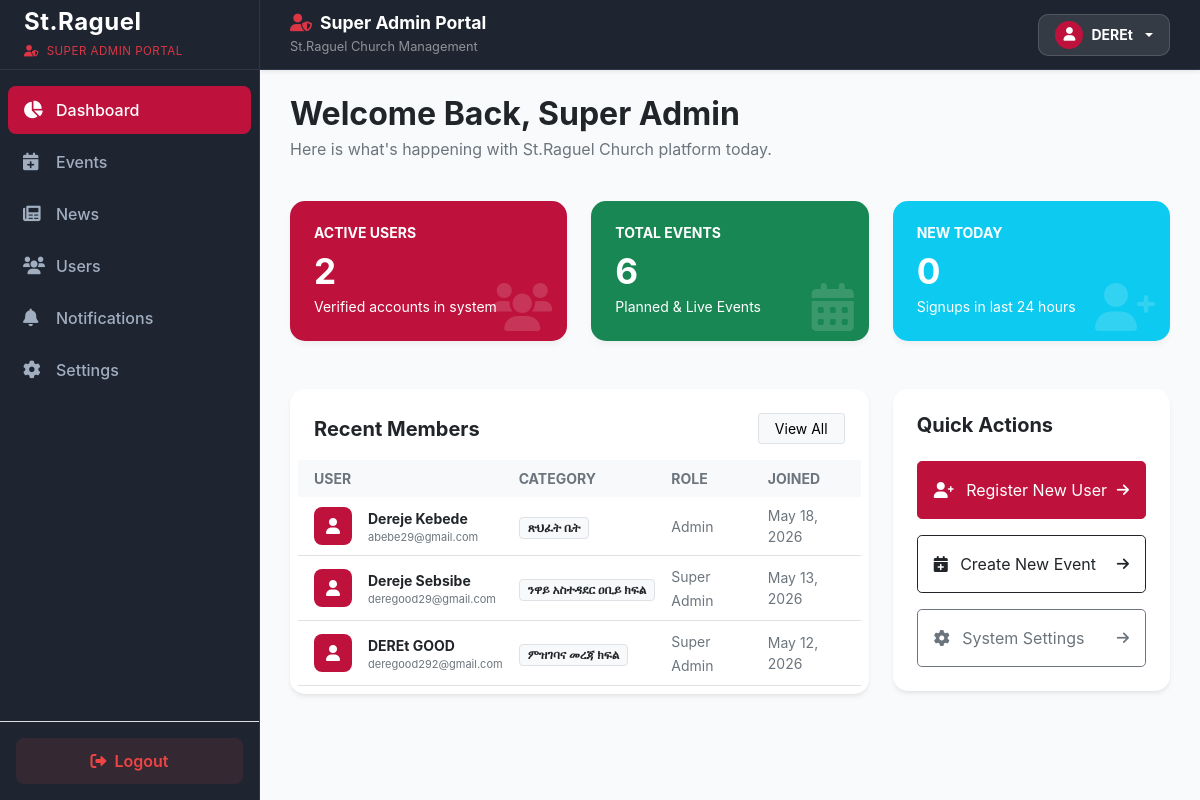
/Super_Admin/admin.php (signed in), run on the app's committed database.
### tables this page shows
CREATE TABLE `users` (
  `id` int(11) NOT NULL,
  `first_name` varchar(50) NOT NULL,
  `last_name` varchar(50) NOT NULL,
  `email` varchar(100) NOT NULL,
  `password` varchar(255) NOT NULL,
  `role` enum('Admin','Editor','Super Admin') DEFAULT 'Admin',
  `photo` varchar(255) DEFAULT 'default_avatar.png',
  `status` enum('active','inactive') DEFAULT 'active',
  `last_seen` datetime DEFAULT NULL,
  `created_at` timestamp NOT NULL DEFAULT current_timestamp(),
  `category` varchar(255) NOT NULL DEFAULT 'None'
);

### Super_Admin/admin.php (the view, shortened to what this page needs)
<?php
include 'include/conn.php';
$user_count_res = mysqli_query($conn, "SELECT COUNT(*) as total FROM users WHERE status = 'active'");
$total_users = mysqli_fetch_assoc($user_count_res)['total'];
$event_count_res = mysqli_query($conn, "SELECT COUNT(*) as total FROM events");
$total_events = ($event_count_res) ? mysqli_fetch_assoc($event_count_res)['total'] : 0;
$today_users_res = mysqli_query($conn, "SELECT COUNT(*) as total FROM users WHERE DATE(created_at) = CURDATE()");
$new_today = mysqli_fetch_assoc($today_users_res)['total'];
$recent_users = mysqli_query($conn, "SELECT * FROM users ORDER BY created_at DESC LIMIT 5");
include 'include/header.php';
?>
<div class="row mb-4">
    <div class="col-12">
        <h2 class="fw-bold text-dark mb-1">Welcome Back, Super Admin</h2>
        <p class="text-muted">Here is what's happening with St.Raguel Church platform today.</p>
    </div>
</div>
<div class="row g-4 mb-5">
    <div class="col-md-4">
        <div class="card stat-card bg-super-primary text-white h-100 p-4">
            <h6 class="text-uppercase small fw-bold opacity-75">Active Users</h6>
            <h2 class="fw-bold mb-1" style="font-size: 2.2rem;"><?= number_format($total_users) ?></h2>
            <p class="small mb-0 opacity-75">Verified accounts in system</p>
            <i class="fas fa-users"></i>
        </div>
    </div>
    <div class="col-md-4">
        <div class="card stat-card bg-success text-white h-100 p-4">
            <h6 class="text-uppercase small fw-bold opacity-75">Total Events</h6>
            <h2 class="fw-bold mb-1" style="font-size: 2.2rem;"><?= number_format($total_events) ?></h2>
            <p class="small mb-0 opacity-75">Planned & Live Events</p>
            <i class="fas fa-calendar-alt"></i>
        </div>
    </div>
    <div class="col-md-4">
        <div class="card stat-card bg-info text-white h-100 p-4">
            <h6 class="text-uppercase small fw-bold opacity-75">New Today</h6>
            <h2 class="fw-bold mb-1" style="font-size: 2.2rem;"><?= $new_today ?></h2>
            <p class="small mb-0 opacity-75">Signups in last 24 hours</p>
            <i class="fas fa-user-plus"></i>
        </div>
    </div>
</div>
<div class="row g-4">
    <div class="col-lg-8">
        <div class="card dashboard-card p-2">
            <div class="card-header bg-white py-3 border-0 d-flex justify-content-between align-items-center">
                <h5 class="mb-0 fw-bold text-dark">Recent Members</h5>
                <a href="admin-users.php" class="btn btn-sm btn-light border px-3">View All</a>
            </div>
            <div class="table-responsive">
                <table class="table align-middle table-hover mb-0">
                    <thead class="bg-light">
                        <tr>
                            <th class="border-0 ps-3 text-secondary small fw-bold text-uppercase">User</th>
                            <th class="border-0 text-secondary small fw-bold text-uppercase">Category</th>
                            <th class="border-0 text-secondary small fw-bold text-uppercase">Role</th>
                            <th class="border-0 text-secondary small fw-bold text-uppercase">Joined</th>
                        </tr>
                    </thead>
                    <tbody>
                        <?php while($user = mysqli_fetch_assoc($recent_users)): ?>
                        <tr>
                            <td class="ps-3">
                                <div class="d-flex align-items-center">
                                    <div class="me-3 position-relative d-flex align-items-center">
                                        <div class="user-icon-fallback align-items-center justify-content-center <?='show-fallback-' . $user['id']?>" style="display: none;">
                                            <i class="fas fa-user"></i>
                                        </div>
                                    </div>
                                    <div>
                                        <div class="fw-bold text-dark small"><?= htmlspecialchars($user['first_name'] . " " . $user['last_name']) ?></div>
                                        <div class="text-muted" style="font-size: 11px;"><?= htmlspecialchars($user['email']) ?></div>
                                    </div>
                                </div>
                            </td>
                            <td><span class="badge bg-light text-dark border fw-medium px-2 py-1"><?= htmlspecialchars($user['category']) ?></span></td>
                            <td><span class="small text-secondary fw-semibold"><?= htmlspecialchars($user['role']) ?></span></td>
                            <td class="small text-muted"><?= date('M d, Y', strtotime($user['created_at'])) ?></td>
                        </tr>
                        <?php endwhile; ?>
                    </tbody>
                </table>
            </div>
        </div>
    </div>
    <div class="col-lg-4">
        <div class="card dashboard-card p-4">
            <h5 class="fw-bold mb-4 text-dark">Quick Actions</h5>
            <div class="d-grid gap-3">
                <a href="admin-users.php" class="btn btn-super-primary text-start p-3 d-flex align-items-center justify-content-between rounded-3">
                    <span><i class="fas fa-user-plus me-2"></i> Register New User</span>
                    <i class="fas fa-arrow-right small opacity-50"></i>
                </a>
                <a href="admin-events.php" class="btn btn-outline-dark text-start p-3 d-flex align-items-center justify-content-between rounded-3">
                    <span><i class="fas fa-calendar-plus me-2"></i> Create New Event</span>
                    <i class="fas fa-arrow-right small opacity-50"></i>
                </a>
                <a href="admin-settings.php" class="btn btn-outline-secondary text-start p-3 d-flex align-items-center justify-content-between rounded-3">
                    <span><i class="fas fa-cog me-2"></i> System Settings</span>
                    <i class="fas fa-arrow-right small opacity-50"></i>
                </a>
            </div>
        </div>
    </div>
</div>
</main>
</body>
</html>

### Super_Admin/include/header.php (shortened to what this page needs)
<?php
include 'include/conn.php';
$sql = "SELECT * FROM `users` WHERE id = ?";
$stmt = $conn->prepare($sql);
$stmt->bind_param("i", $_SESSION['user_id']);
$stmt->execute();
$db_user = $stmt->get_result()->fetch_assoc();
$user_name = $db_user['first_name'] ?? ($_SESSION['user_name'] ?? ($_SESSION['user_email'] ?? 'Super Admin'));
$current_page = basename($_SERVER['PHP_SELF']);
?>
<!doctype html>
<html lang="en">
<head>
    <link href="https://cdn.jsdelivr.net/npm/bootstrap@5.0.2/dist/css/bootstrap.min.css" rel="stylesheet">
    <link rel="stylesheet" href="https://cdnjs.cloudflare.com/ajax/libs/font-awesome/6.0.0/css/all.min.css" />
</head>
<body>
<header class="super-admin-header text-white">
  <div class="d-flex align-items-center">
    <div class="d-none d-md-block">
        <h5 class="fw-bold mb-0 d-flex align-items-center gap-2" style="font-size: 1.1rem;">
          <i class="fas fa-user-shield text-danger"></i> Super Admin Portal
        </h5>
        <small class="text-white-50" style="font-size: 0.8rem;">St.Raguel Church Management</small>
    </div>
  </div>
  <div class="dropdown header-profile-dropdown">
    <button class="btn profile-btn dropdown-toggle d-flex align-items-center gap-2" type="button" data-bs-toggle="dropdown" aria-expanded="false">
      <div class="rounded-circle d-flex align-items-center justify-content-center" style="width: 28px; height: 28px; background-color: #be123c; color: #fff; font-size: 0.85rem;">
          <i class="fas fa-user"></i>
      </div>
      <span class="small fw-bold"><?= htmlspecialchars($user_name) ?></span>
    </button>
  </div>
</header>
<nav id="sidebar" class="d-flex flex-column">
    <div class="p-4 brand-wrapper d-flex justify-content-between align-items-center">
        <div>
            <h4 class="fw-bold text-white mb-0" style="letter-spacing: 0.5px;">St.Raguel</h4>
            <small class="text-danger fw-semibold" style="font-size: 0.72rem; letter-spacing: 0.5px; text-transform: uppercase;">
                <i class="fas fa-user-shield me-1"></i> Super Admin Portal
            </small>
        </div>
    </div>
    <ul class="nav flex-column mb-auto px-2 mt-3" style="list-style: none; padding-left: 0;">
        <li class="nav-item mb-1">
            <a href="admin.php" class="nav-link <?= ($current_page == 'admin.php') ? 'active' : ''; ?>">
                <i class="fas fa-chart-pie me-2"></i> Dashboard
            </a>
        </li>
        <li class="nav-item mb-1">
            <a href="admin-events.php" class="nav-link <?= ($current_page == 'admin-events.php') ? 'active' : ''; ?>">
                <i class="fas fa-calendar-plus me-2"></i> Events
            </a>
        </li>
        <li class="nav-item mb-1">
            <a href="admin-news.php" class="nav-link <?= ($current_page == 'admin-news.php') ? 'active' : ''; ?>">
                <i class="fas fa-newspaper me-2"></i> News
            </a>
        </li>
        <li class="nav-item mb-1">
            <a href="admin-users.php" class="nav-link <?= ($current_page == 'active' && $current_page == 'admin-users.php') ? 'active' : ''; ?>">
                <i class="fas fa-users me-2"></i> Users
            </a>
        </li>
        <li class="nav-item mb-1">
            <a href="admin-notifications.php" class="nav-link <?= ($current_page == 'admin-notifications.php') ? 'active' : ''; ?>">
                <i class="fas fa-bell me-2"></i> Notifications
            </a>
        </li>
        <li class="nav-item mb-1">
            <a href="admin-settings.php" class="nav-link <?= ($current_page == 'admin-settings.php') ? 'active' : ''; ?>">
                <i class="fas fa-cog me-2"></i> Settings
            </a>
        </li>
    </ul>
    <div class="p-3 border-top border-secondary-subtle">
        <a href="../logout.php" class="btn btn-logout w-100 d-flex align-items-center justify-content-center gap-2">
            <i class="fas fa-sign-out-alt"></i> Logout
        </a>
    </div>
</nav>
<main class="super-main-wrapper">

### Super_Admin/include/header.php (style rules this page uses)
:root { --sidebar-width: 260px; --header-height: 70px; --primary-color: #be123c; --bg-dark-slate: #1e2530; --text-main: #1e293b; --bg-light: #f8fafc; }
body { background-color: var(--bg-light); color: var(--text-main); font-family: 'Inter', sans-serif; margin: 0; padding: 0; box-sizing: border-box; }
.super-admin-header { background: var(--bg-dark-slate) !important; padding: 0 30px !important; height: var(--header-height) !important; border-bottom: 1px solid #2d3748 !important; position: fixed !important; top: 0 !important; right: 0 !important; left: var(--sidebar-width) !important; width: calc(100% - var(--sidebar-width)) !important; z-index: 999 !important; box-shadow: 0 2px 4px rgba(0,0,0,0.08) !important; display: flex !important; justify-content: space-between !important; align-items: center !important; }
.super-main-wrapper { margin-left: var(--sidebar-width) !important; padding-top: calc(var(--header-height) + 25px) !important; padding-left: 30px !important; padding-right: 30px !important; padding-bottom: 40px !important; position: relative !important; z-index: 1 !important; min-height: 100vh; }
#sidebar { width: var(--sidebar-width) !important; min-width: var(--sidebar-width) !important; max-width: var(--sidebar-width) !important; background: var(--bg-dark-slate) !important; color: #ffffff !important; height: 100vh !important; position: fixed !important; left: 0 !important; top: 0 !important; z-index: 1000 !important; border-right: 1px solid #2d3748 !important; margin: 0 !important; padding: 0 !important; display: flex; flex-direction: column; }
.brand-wrapper { border-bottom: 1px solid #2d3748; height: var(--header-height); display: flex; align-items: center; padding: 0 20px; }
#sidebar .nav-link { color: #a0aec0; padding: 12px 15px; border-radius: 8px; font-weight: 500; transition: all 0.2s ease; display: flex; align-items: center; text-decoration: none; }
#sidebar .nav-link i { width: 25px; font-size: 1.1rem; }
#sidebar .nav-link:hover, #sidebar .nav-link.active { color: #ffffff !important; background: var(--primary-color) !important; }
.header-profile-dropdown { position: relative !important; }
.profile-btn { background: rgba(255, 255, 255, 0.1) !important; border: 1px solid rgba(255, 255, 255, 0.15) !important; padding: 6px 16px !important; border-radius: 10px !important; color: #ffffff !important; display: flex; align-items: center; gap: 10px; }
.btn-logout { background: rgba(239, 68, 68, 0.1); color: #ef4444; border: 1px solid transparent; padding: 10px; border-radius: 8px; font-weight: 600; text-decoration: none; transition: 0.2s; }

### Super_Admin/admin.php (style rules this page uses)
body { background-color: #f8fafc; }
.stat-card { border: none; border-radius: 15px; transition: transform 0.3s ease, box-shadow 0.3s ease; overflow: hidden; position: relative; box-shadow: 0 4px 6px -1px rgba(0, 0, 0, 0.05); }
.stat-card i { position: absolute; right: 15px; bottom: 10px; font-size: 3rem; opacity: 0.15; }
.dashboard-card { background: white; border-radius: 15px; border: none; box-shadow: 0 4px 6px -1px rgba(0, 0, 0, 0.05), 0 2px 4px -1px rgba(0, 0, 0, 0.06); }
.user-icon-fallback { width: 38px; height: 38px; border-radius: 8px; background-color: #be123c; color: #ffffff; font-size: 1rem; }
.bg-super-primary { background-color: #be123c !important; }
.btn-super-primary { background-color: #be123c !important; border-color: #be123c !important; color: #ffffff !important; }

### data on the page
users: first_name "DEREt", first_name+last_name "DEREt GOOD", email "deregood292@gmail.com", category "ምዝገባና መረጃ ክፍል", role "Super Admin", created_at "May 12, 2026"
users: first_name+last_name "Dereje Kebede", email "abebe29@gmail.com", category "ጽህፈት ቤት", role "Admin", created_at "May 18, 2026"
users: first_name+last_name "Dereje Sebsibe", email "deregood29@gmail.com", category "ንዋይ አስተዳደር ዐቢይ ክፍል", role "Super Admin", created_at "May 13, 2026"

### other printed values
$total_users "2"
$total_events "6"
$new_today "0"
